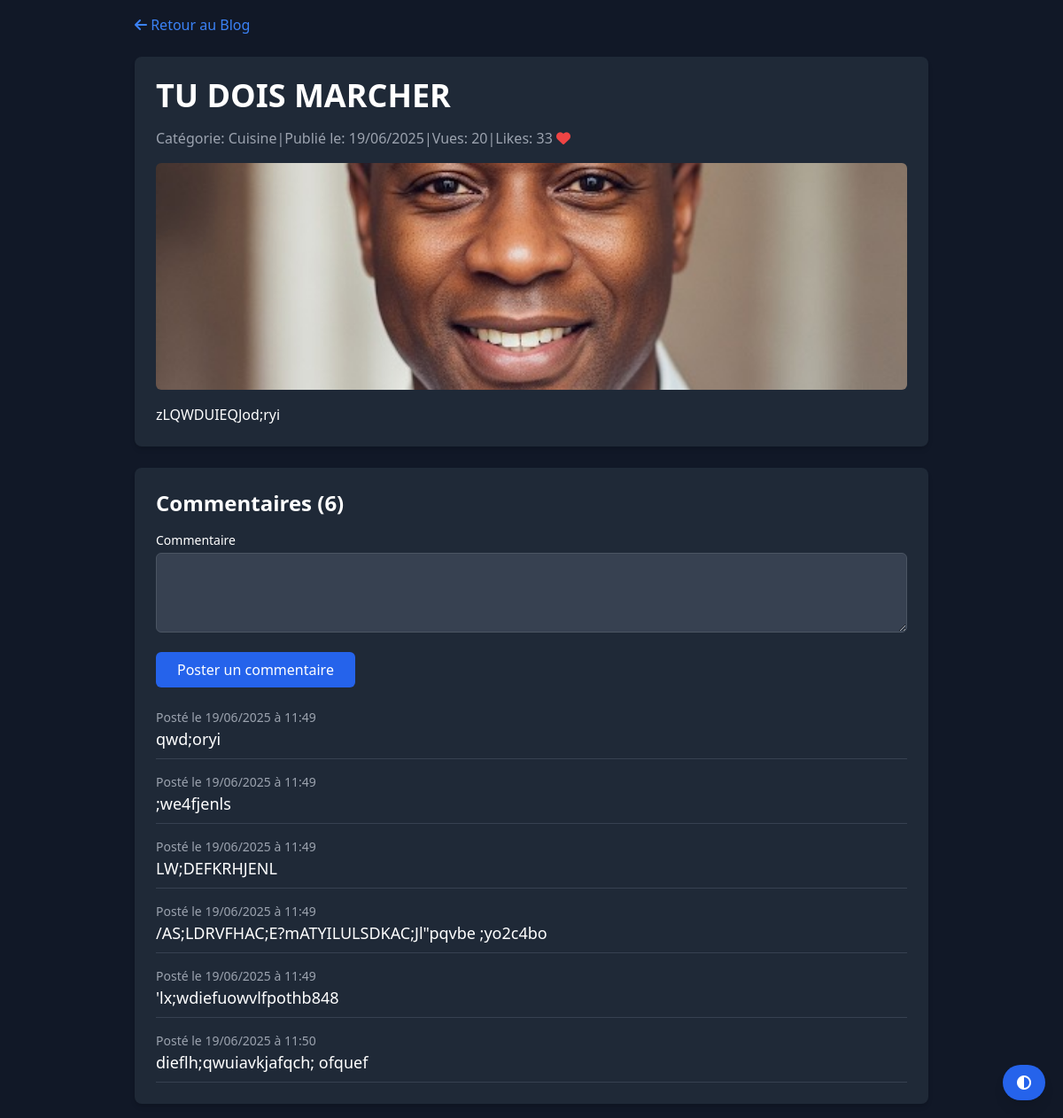
The page /post/5 on the database its author committed.
### models.py (models this page shows)
class BlogPost(db.Model):
    id = db.Column(db.Integer, primary_key=True, autoincrement=True)
    title = db.Column(db.String(100), nullable=False)
    content = db.Column(db.Text, nullable=False)
    media_path = db.Column(db.String(200), nullable=True)
    published = db.Column(db.Boolean, default=False)
    created_at = db.Column(db.DateTime, default=datetime.utcnow)
    views = db.Column(db.Integer, default=0)
    likes = db.Column(db.Integer, default=0)
    category_id = db.Column(db.Integer, db.ForeignKey('category.id'), nullable=False)
    author_id = db.Column(db.Integer, db.ForeignKey('user.id'), nullable=False)
    comments = db.relationship('Comment', backref='post', cascade='all, delete-orphan', lazy=True)

class Category(db.Model):
    id = db.Column(db.Integer, primary_key=True, autoincrement=True)
    name = db.Column(db.String(50), unique=True, nullable=False)
    posts = db.relationship('BlogPost', backref='category', lazy=True)

class Comment(db.Model):
    id = db.Column(db.Integer, primary_key=True, autoincrement=True)
    content = db.Column(db.Text, nullable=False)
    created_at = db.Column(db.DateTime, default=datetime.utcnow)
    post_id = db.Column(db.Integer, db.ForeignKey('blog_post.id'), nullable=False)

### app.py (the view)
@app.route('/post/<int:post_id>', methods=['GET', 'POST'])
def post_detail(post_id):
    post = BlogPost.query.get_or_404(post_id)
    if post.published or (current_user.is_authenticated and current_user.id == post.author_id):
        post.views += 1
        db.session.commit()
        form = CommentForm()
        if form.validate_on_submit():
            comment = Comment(content=form.content.data, post_id=post.id)
            db.session.add(comment)
            db.session.commit()
            flash("Commentaire ajouté !", "success")
            return redirect(url_for('post_detail', post_id=post.id))
        comments = Comment.query.filter_by(post_id=post.id).all()
        return render_template('post_detail.html', post=post, comments=comments, form=form)
    return redirect(url_for('Hakilia_blog'))

### forms.py
class CommentForm(FlaskForm):
    content = TextAreaField('Commentaire', validators=[DataRequired()])
    submit = SubmitField('Poster')

### templates/post_detail.html (shortened to what this page needs)
{% extends "base.html" %}
{% block content %}
    <div class="max-w-4xl mx-auto">
        <a href="{{ url_for('Hakilia_blog') }}" class="text-blue-500 hover:underline mb-6 inline-block"><i class="fas fa-arrow-left"></i> Retour au Blog</a>
        <article class="bg-white dark:bg-gray-800 p-6 rounded-lg shadow-md mb-6">
            <h1 class="text-4xl font-bold mb-4">{{ post.title }}</h1>
            <div class="flex items-center text-gray-500 dark:text-gray-400 mb-4">
                <span>Catégorie: {{ post.category.name }}</span> |
                <span>Publié le: {{ post.created_at.strftime('%d/%m/%Y') }}</span> |
                <span>Vues: {{ post.views }}</span> |
                <span>Likes: <span id="like-count">{{ post.likes }}</span> <button id="like-btn" class="text-red-500 hover:text-red-700"><i class="fas fa-heart"></i></button></span>
            </div>
            {% if post.media_path %}
                {% if post.media_path.endswith(('mp4',)) %}
                    <video controls class="w-full h-64 object-cover rounded-md mb-4">
                        <source src="{{ url_for('static', filename='img/' + post.media_path) }}" type="video/mp4">
                    </video>
                {% else %}
                    <img src="{{ url_for('static', filename='img/' + post.media_path) }}" alt="{{ post.title }}" class="w-full h-64 object-cover rounded-md mb-4">
                {% endif %}
            {% endif %}
            <div class="prose dark:prose-invert">{{ post.content|safe }}</div>
        </article>
        <section class="bg-white dark:bg-gray-800 p-6 rounded-lg shadow-md">
            <h2 class="text-2xl font-semibold mb-4">Commentaires ({{ comments|length }})</h2>
            <form action="{{ url_for('post_detail', post_id=post.id) }}" method="POST" class="mb-6 space-y-4">
                <div>
                    {{ form.content.label(class="block text-sm font-medium mb-1") }}
                    {{ form.content(class="w-full p-2 border border-gray-300 rounded-md dark:bg-gray-700 dark:border-gray-600", rows=3) }}
                </div>
                <button type="submit" class="bg-blue-600 text-white px-6 py-2 rounded-md hover:bg-blue-700 transition">Poster un commentaire</button>
            </form>
            <ul class="space-y-4">
                {% for comment in comments %}
                    <li class="border-b dark:border-gray-700 pb-2">
                        <p class="text-gray-600 dark:text-gray-400 text-sm">Posté le {{ comment.created_at.strftime('%d/%m/%Y à %H:%M') }}</p>
                        <p class="text-lg">{{ comment.content }}</p>
                    </li>
                {% endfor %}
            </ul>
        </section>
    </div>
{% endblock %}

### templates/base.html (shortened to what this page needs)
<!DOCTYPE html>
<html lang="fr" class="dark">
<head>
    <script src="https://cdn.tailwindcss.com"></script>
    <link href="https://cdnjs.cloudflare.com/ajax/libs/font-awesome/6.0.0/css/all.min.css" rel="stylesheet">
</head>
<body class="bg-gray-100 dark:bg-gray-900 text-gray-800 dark:text-white transition duration-500 ease-in-out font-sans">
    <div class="container mx-auto p-4">
        {% block content %}{% endblock %}
    </div>
</body>
</html>

### templates/base.html (style rules this page uses)
h1 { font-size: 2rem; font-weight: bold; margin: 1em 0 0.5em; }
h2 { font-size: 1.5rem; font-weight: bold; margin: 1em 0 0.5em; }

### rows shown on the page
BlogPost: title "TU DOIS MARCHER", created_at "19/06/2025", views "20", likes "33", media_path (picture), content "zLQWDUIEQJod;ryi"
Category: category.name "Cuisine"
Comment: created_at "19/06/2025 à 11:49", content "qwd;oryi"
Comment: created_at "19/06/2025 à 11:49", content ";we4fjenls"
Comment: created_at "19/06/2025 à 11:49", content "LW;DEFKRHJENL"
Comment: created_at "19/06/2025 à 11:49", content "/AS;LDRVFHAC;E?mATYILULSDKAC;Jl\"pqvbe ;yo2c4bo"
Comment: created_at "19/06/2025 à 11:49", content "'lx;wdiefuowvlfpothb848"
Comment: created_at "19/06/2025 à 11:50", content "dieflh;qwuiavkjafqch; ofquef"

### other values the page prints
{{ comments|length }} "6"
